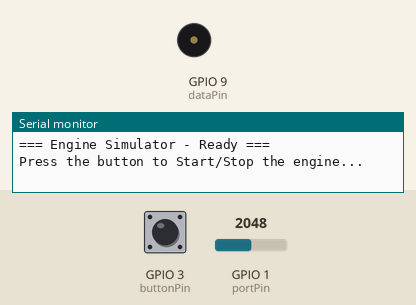
Simulated run of this sketch. Board: ESP32-S3. Shown: buzzer (waves = sounding), the last lines printed to the serial monitor. The inputs (shaded band) are chosen by the test bench; at power-on: GPIO 3 (buttonPin) HIGH, GPIO 1 (portPin) = 2048. Random numbers use the default seed unless the sketch sets one.

Above: at 1.2 s.
1.3 s: GPIO 3 (buttonPin) pulled LOW for 0.15 s
At 3.0 s:
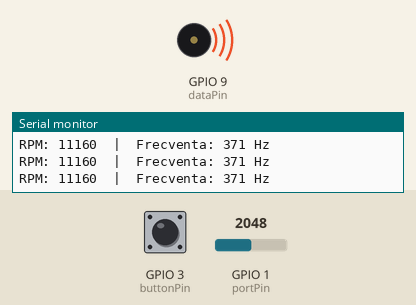
3.5 s: GPIO 3 (buttonPin) pulled LOW for 1 s
6.0 s: GPIO 3 (buttonPin) pulled LOW for 3.2 s
At 7.7 s:
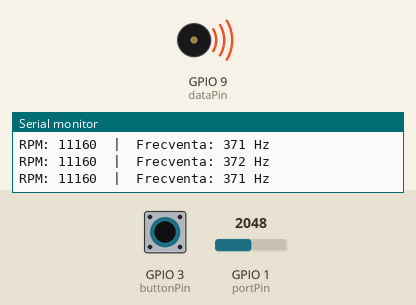
Timing chart, 0 to 16.7 s (numbered marks = the images above; inputs shaded):
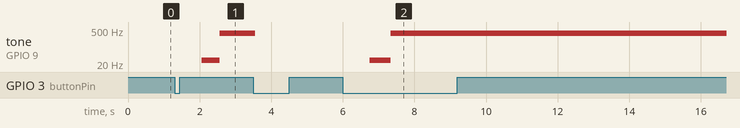

The sketch:

ArduinoCode.ino
```cpp
// SCRIPT: Engine RPM Signal Simulator (ECU Emulation)
// ROLE: Generates a variable-frequency PWM signal based on the position of
//       a virtual throttle pedal (potentiometer) to test the master system.

const int buttonPin = 3; // pin for button
const int portPin = A0; // pin for potentiometer
const int dataPin = 9; // pin to comunicate with ESP32 - D33 on ESP32

// variable used to simulate engine,pressing on pull-up button

bool engineRunning = false;
bool lastButtonState = HIGH;
int buttonState;

unsigned long lastDebounceTime = 0;
const unsigned long debounceDelay = 50;


// --- Engine Configuration Parameters (VAG Platform Spec) ---
int idleRPM = 850;
int maxRPM = 6000;
int currentRPM = 0;

unsigned long lastPrintTime = 0;
const unsigned long printInterval = 150; // print at every 150 ms

void setup() {
  Serial.begin(9600);

  pinMode(buttonPin, INPUT_PULLUP);
  pinMode(dataPin,OUTPUT);

  Serial.println("=== Engine Simulator - Ready ===");
  Serial.println("Press the button to Start/Stop the engine...");
}

void loop() {
  int reading = digitalRead(buttonPin);

  // Button Debouncing Algorithm
  if (reading != lastButtonState) {
    lastDebounceTime = millis();
  }

  if ((millis() - lastDebounceTime) > debounceDelay) {
    if (reading != buttonState) {
      buttonState = reading;

      // Trigger action only on the falling edge (Button Pressed -> LOW)

      if(buttonState == LOW){
        engineRunning = !engineRunning;

        if (engineRunning) {
          startEngineSound();
          Serial.println("--- MOTOR PORNIT ---");
        }else{
          currentRPM = 0;
          noTone(dataPin);
          digitalWrite(dataPin, LOW);
          Serial.println("--- MOTOR OPRIT ---");
        }
      }
    }
  }

  lastButtonState = reading;

  // Run the continuous engine simulation loop if the engine is running
  if (engineRunning) {
    simulateEngine();
  }
}


// simulate start of the engine

void startEngineSound() {
  Serial.println("Cranking...");
  // "Start-up" simulation - crank + fast acceleration to idle
  for (int freq = 50; freq <= 120; freq += 5) {
    Serial.print("  Cranking freq: ");
    Serial.print(freq);
    Serial.println(" Hz");
    delay(40);
  }
  delay(100);
  Serial.println("Motor pornit, trecere la ralanti...");
}


// simulate running of the enginer

void simulateEngine() {

  int portValue = analogRead(portPin);
  int targetRPM = map(portValue,0,1023,idleRPM,maxRPM);

    // Inertia Filter (Simulates flywheel mass and mechanical drag)
  if (currentRPM < targetRPM) {
    currentRPM += 25;
    if (currentRPM > targetRPM) currentRPM = targetRPM;
  } else if (currentRPM > targetRPM) {
    currentRPM -= 15; //
    if (currentRPM < targetRPM) currentRPM = targetRPM;
  }


// to avoid negative value,I put minimul at zero,and a variation with random function
  if (currentRPM < idleRPM) currentRPM = idleRPM;

  int jitter = random(-5, 6);
  int displayRPM = currentRPM + jitter;

// Calculate Ignition Firing Frequency (4-stroke, 4-cylinder engine formula)
// Frequency (Hz) = (RPM / 60) * (No. Cylinders / 2) -> For 4 cylinders: (RPM / 60)
  int firingFreq = (displayRPM / 60.0) * 2;


  if (firingFreq > 0) {
    tone(dataPin, firingFreq);
  } else {
    noTone(dataPin);
  }


// print in serial monitor
  if (millis() - lastPrintTime >= printInterval) {
    Serial.print("RPM: ");
    Serial.print(currentRPM);
    Serial.print("  |  Frecventa: ");
    Serial.print(firingFreq);
    Serial.println(" Hz");
    lastPrintTime = millis();
  }

}
```

Measured:
- after the input at 1.3 s, tone on GPIO 9 (dataPin): plays 28 Hz for 0.51 s, 371 Hz for 0.37 s, 372 Hz for 0.24 s, 371 Hz for 0.07 s, 372 Hz for 0.03 s, 371 Hz for 0.06 s … (7 notes in this stretch), starting after 0.76 s
- after the input at 6.0 s, tone on GPIO 9 (dataPin): plays 28 Hz for 0.58 s, 372 Hz for 0.67 s, 371 Hz for 0.21 s, 372 Hz for 0.45 s, 371 Hz for 0.32 s, 372 Hz for 0.22 s … (23 notes in this stretch), starting after 0.75 s
